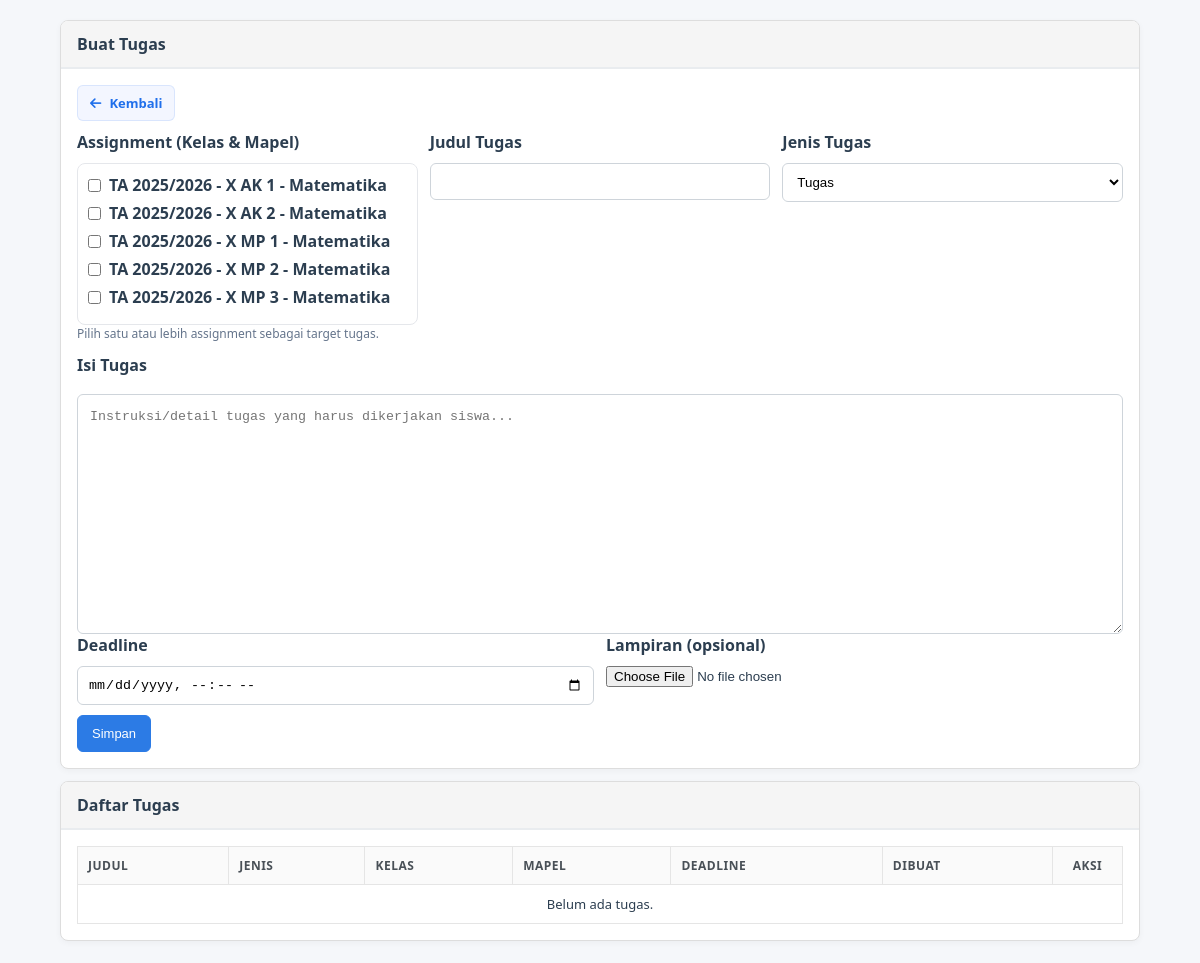
Screenshot of /guru/tugas/index.php (signed in) with the database file from the repository.
### tables this page shows
CREATE TABLE `assignment_guru` (
  `id` int(11) NOT NULL,
  `guru_id` int(11) NOT NULL,
  `mapel_id` int(11) NOT NULL,
  `kelas_id` int(11) NOT NULL,
  `tahun_ajaran_id` int(11) NOT NULL,
  `kkm` int(11) DEFAULT NULL,
  `created_at` timestamp NOT NULL DEFAULT current_timestamp(),
  `updated_at` timestamp NOT NULL DEFAULT current_timestamp() ON UPDATE current_timestamp()
);

CREATE TABLE `tahun_ajaran` (
  `id` int(11) NOT NULL,
  `nama_tahun_ajaran` varchar(20) NOT NULL,
  `semester` enum('1','2') NOT NULL DEFAULT '1',
  `tanggal_mulai` date NOT NULL,
  `tanggal_selesai` date NOT NULL,
  `is_active` tinyint(1) NOT NULL DEFAULT 0,
  `created_at` timestamp NOT NULL DEFAULT current_timestamp(),
  `updated_at` timestamp NOT NULL DEFAULT current_timestamp() ON UPDATE current_timestamp()
);

CREATE TABLE `kelas` (
  `id` int(11) NOT NULL,
  `tingkat` enum('X','XI','XII') NOT NULL,
  `jurusan_id` int(11) NOT NULL,
  `rombel` int(2) NOT NULL,
  `nama_kelas` varchar(50) NOT NULL,
  `wali_kelas_id` int(11) DEFAULT NULL,
  `created_at` timestamp NOT NULL DEFAULT current_timestamp(),
  `updated_at` timestamp NOT NULL DEFAULT current_timestamp() ON UPDATE current_timestamp()
);

CREATE TABLE `mata_pelajaran` (
  `id` int(11) NOT NULL,
  `kode_mapel` varchar(20) NOT NULL,
  `nama_mapel` varchar(100) NOT NULL,
  `kategori` enum('Umum','Produktif','Muatan Lokal') NOT NULL,
  `created_at` timestamp NOT NULL DEFAULT current_timestamp(),
  `updated_at` timestamp NOT NULL DEFAULT current_timestamp() ON UPDATE current_timestamp()
);

### config/database.php (called while the page is built, shortened)
<?php
$DB_HOST = '127.0.0.1';
$DB_USER = 'root';
$DB_PASS = '';
$DB_NAME = 'lms_kgb2';
$conn = mysqli_connect($DB_HOST, $DB_USER, $DB_PASS, $DB_NAME);
mysqli_set_charset($conn, 'utf8mb4');
function db() {
    global $conn;
    return $conn;
}
function query($sql) {
    $result = mysqli_query(db(), $sql);
    return $result;
}
function fetch_all($result) {
    return $result ? mysqli_fetch_all($result, MYSQLI_ASSOC) : [];
}
?>

### guru/tugas/index.php (the view, shortened to what this page needs)
<?php
require_once '../../config/database.php';
require_once '../../includes/functions.php';
$guru_id = (int)$_SESSION['user_id'];
$sql_assign = "
    SELECT ag.id AS assignment_id, k.nama_kelas, mp.nama_mapel, ta.nama_tahun_ajaran
    FROM assignment_guru ag
    JOIN kelas k ON ag.kelas_id = k.id
    JOIN mata_pelajaran mp ON ag.mapel_id = mp.id
    JOIN tahun_ajaran ta ON ag.tahun_ajaran_id = ta.id
    WHERE ag.guru_id = {$guru_id}
    ORDER BY ta.id DESC, k.nama_kelas, mp.nama_mapel
";
$assignments = fetch_all(query($sql_assign));
$sql_list = "
    SELECT t.id, t.judul_tugas, t.jenis_tugas, t.deadline, t.created_at,
           k.nama_kelas, mp.nama_mapel
    FROM tugas t
    JOIN assignment_guru ag ON t.assignment_id = ag.id
    JOIN kelas k ON ag.kelas_id = k.id
    JOIN mata_pelajaran mp ON ag.mapel_id = mp.id
    WHERE ag.guru_id = {$guru_id}
    ORDER BY t.created_at DESC
";
$tugas_list = fetch_all(query($sql_list));
$edit_row = null;
?><!DOCTYPE html>
<html lang="id">
<head>
    <link rel="stylesheet" href="../../assets/css/style.css">
</head>
<body>
<div class="container">
    <div class="card">
      <div class="card-header"><?php echo $edit_row? 'Edit Tugas' : 'Buat Tugas'; ?></div>
      <div class="card-body">
        <div style="margin-bottom:10px; display:flex; gap:8px; flex-wrap:wrap">
          <a href="../dashboard.php" class="btn back-btn" onclick="var href=this.getAttribute('href'); document.body.style.transition='opacity .22s'; document.body.style.opacity=0; setTimeout(function(){ if (history.length>1) { history.back(); } else { window.location=href; } },220); return false;"><i class="fas fa-arrow-left" aria-hidden="true"></i> Kembali</a>
        </div>
        <?php if ($edit_row): ?>
        <form method="post" enctype="multipart/form-data">
          <input type="hidden" name="update" value="1">
          <input type="hidden" name="tugas_id" value="<?php echo (int)$edit_row['id']; ?>">
          <div class="row">
            <div class="col">
              <label>Assignment (Info)</label>
              <input type="text" value="<?php echo htmlspecialchars(($edit_row['nama_kelas'].' - '.$edit_row['nama_mapel']) ?? ''); ?>" disabled />
            </div>
            <div class="col">
              <label>Judul Tugas</label>
              <input type="text" name="judul_tugas" value="<?php echo htmlspecialchars(($edit_row['judul_tugas']) ?? ''); ?>" required />
            </div>
            <div class="col">
              <label>Jenis Tugas</label>
              <select name="jenis_tugas" required>
                <?php $j = $edit_row['jenis_tugas'] ?? 'Tugas'; ?>
                <option value="Tugas" <?php echo $j==='Tugas'?'selected':''; ?>>Tugas</option>
                <option value="Quiz" <?php echo $j==='Quiz'?'selected':''; ?>>Quiz</option>
                <option value="UH" <?php echo $j==='UH'?'selected':''; ?>>Ulangan Harian</option>
              </select>
            </div>
          </div>
                    <tr>
                      <td><?php echo $i+1; ?></td>
                      <td><?php echo htmlspecialchars(($t['judul_tugas']) ?? ''); ?></td>
                      <td><?php echo htmlspecialchars(($t['nama_mapel']) ?? ''); ?></td>
                      <td><?php echo htmlspecialchars(($t['nama_kelas']) ?? ''); ?></td>
                      <td>
                        <a class="btn icon-btn" href="detail.php?tugas_id=<?php echo (int)$t['id']; ?>" title="Detail" aria-label="Detail">Detail</a>
                        <a class="btn icon-btn" href="index.php?edit_id=<?php echo (int)$t['id']; ?>" title="Edit" aria-label="Edit">Edit</a>
                      </td>
            <div class="col">
              <label>Lampiran (opsional)</label>
              <input type="file" name="lampiran" accept=".pdf,.doc,.docx,.ppt,.pptx,.xls,.xlsx,.zip" />
              <?php if (!empty($edit_row['file_path'])): ?>
                <div class="muted" style="margin-top:4px">File saat ini: <a href="../../assets/uploads/<?php echo htmlspecialchars(($edit_row['file_path']) ?? ''); ?>" target="_blank">Lihat</a></div>
              <?php endif; ?>
            </div>
          </div>
          <div style="margin-top:10px">
            <button class="btn" type="submit">Simpan Perubahan</button>
          </div>
        </form>
        <?php else: ?>
        <form method="post" enctype="multipart/form-data">
          <div class="row">
            <div class="col">
              <label>Assignment (Kelas & Mapel)</label>
              <div style="border:1px solid #e5e7eb;border-radius:8px;padding:10px;max-height:220px;overflow:auto">
                <?php foreach ($assignments as $a): ?>
                  <label style="display:flex;align-items:center;gap:8px;margin-bottom:6px">
                    <input type="checkbox" name="assignment_ids[]" value="<?php echo (int)$a['assignment_id']; ?>">
                    <span>TA <?php echo htmlspecialchars(($a['nama_tahun_ajaran']) ?? ''); ?> - <?php echo htmlspecialchars(($a['nama_kelas']) ?? ''); ?> - <?php echo htmlspecialchars(($a['nama_mapel']) ?? ''); ?></span>
                  </label>
                <?php endforeach; ?>
              </div>
              <div class="muted">Pilih satu atau lebih assignment sebagai target tugas.</div>
            </div>
            <div class="col">
              <label>Judul Tugas</label>
              <input type="text" name="judul_tugas" required />
            </div>
            <div class="col">
              <label>Jenis Tugas</label>
              <select name="jenis_tugas" required>
                <option value="Tugas">Tugas</option>
              </select>
            </div>
          </div>
                    <div>
            <label>Isi Tugas</label>
            <textarea name="isi_tugas" rows="8" placeholder="Instruksi/detail tugas yang harus dikerjakan siswa..."></textarea>
          </div>
          <div class="row">
            <div class="col">
              <label>Deadline</label>
              <input type="datetime-local" name="deadline" required />
            </div>
            <div class="col">
              <label>Lampiran (opsional)</label>
              <input type="file" name="lampiran" accept=".pdf,.doc,.docx,.ppt,.pptx,.xls,.xlsx,.zip" />
            </div>
          </div>
          <div style="margin-top:10px">
            <button class="btn" type="submit">Simpan</button>
          </div>
        </form>
        <?php endif; ?>
      </div>
    </div>
    <div class="card">
      <div class="card-header">Daftar Tugas</div>
      <div class="card-body">
        <table class="table">
          <thead>
            <tr>
              <th>Judul</th>
              <th>Jenis</th>
              <th>Kelas</th>
              <th>Mapel</th>
              <th>Deadline</th>
              <th>Dibuat</th>
              <th>Aksi</th>
            </tr>
          </thead>
          <tbody>
          <?php if (empty($tugas_list)): ?>
            <tr><td colspan="7">Belum ada tugas.</td></tr>
          <?php else: foreach ($tugas_list as $t): ?>
            <tr>
              <td><?php echo htmlspecialchars(($t['judul_tugas']) ?? ''); ?></td>
              <td><?php echo htmlspecialchars($t['jenis_tugas'] ?? 'Tugas'); ?></td>
              <td><?php echo htmlspecialchars(($t['nama_kelas']) ?? ''); ?></td>
              <td><?php echo htmlspecialchars(($t['nama_mapel']) ?? ''); ?></td>
              <td><?php echo htmlspecialchars(($t['deadline']) ?? ''); ?></td>
              <td><?php echo htmlspecialchars(($t['created_at']) ?? ''); ?></td>
              <td>
                <div style="display:flex; gap:8px; align-items:center; flex-wrap:wrap;">
                  <a class="btn" href="detail.php?tugas_id=<?php echo (int)$t['id']; ?>">Detail</a>
                  <a class="btn" href="index.php?edit_id=<?php echo (int)$t['id']; ?>">Edit</a>
                  <form method="post" onsubmit="return confirm('Hapus tugas ini? Pengumpulan terkait juga akan ikut terhapus.');" style="display:inline">
                    <input type="hidden" name="delete_id" value="<?php echo (int)$t['id']; ?>">
                    <button type="submit" class="btn" style="background:#dc2626;border-color:#dc2626" title="Delete"><i class="fas fa-trash" aria-hidden="true"></i></button>
                  </form>
                </div>
              </td>
            </tr>
          <?php endforeach; endif; ?>
          </tbody>
        </table>
      </div>
    </div>
</div>
</body>
</html>

### assets/css/style.css (style rules this page uses)
* { margin: 0; padding: 0; box-sizing: border-box; }
html, body { height: 100%; }
body { font-family: 'Segoe UI', Tahoma, Geneva, Verdana, sans-serif; background: #f5f7fa; color: #2c3e50; }
html, body { -webkit-text-size-adjust: 100%; -ms-text-size-adjust: 100%; }
.card { background: #fff; border-radius: 6px; box-shadow: 0 1px 3px rgba(0,0,0,0.06); margin-bottom: 20px; overflow: hidden; }
.card-header { background: #fff; color: #2c3e50; padding: 18px 22px; border-bottom: 2px solid #e9ecef; }
.card-body { padding: 22px; }
.btn { padding: 9px 18px; border: none; border-radius: 5px; cursor: pointer; text-decoration: none; display: inline-block; font-size: 13px; transition: all 0.2s ease; font-weight: 500; }
img, .card, .slide img { max-width: 100%; height: auto; }
table { width: 100%; border-collapse: collapse; }
table thead { background: #f8f9fa; color: #2c3e50; }
table th { padding: 13px 15px; text-align: left; font-weight: 600; font-size: 12px; text-transform: uppercase; letter-spacing: 0.5px; color: #495057; }
table tbody tr { border-bottom: 1px solid #e9ecef; transition: background 0.15s ease; }
table td { padding: 13px 15px; font-size: 13px; }
.icon-btn, .action-btn, .table .actions .btn, .table td:last-child .btn { display: inline-block !important; width: 36px !important; height: 36px !important; padding: 0 !important; margin: 0 !important; border-radius: 8px !important; text-indent: -9999px !important; overflow: hidden !important; position: relative !important; background: transparent !important; border: none !important; }
.icon-btn::before, .action-btn::before, .table .actions .btn::before { content: ''; position: absolute; inset: 0; display: grid; place-items: center; background-repeat: no-repeat; background-position: center; background-size: 18px 18px; }
.icon-btn::before, .action-btn::before { filter: none; }
.back-btn, a.btn-back, a.back, .btn-back, button.back { display: inline-flex !important; align-items: center !important; gap: 8px !important; padding: 8px 12px !important; border-radius: 6px !important; background: #f3f6ff !important; color: #1f6feb !important; border: 1px solid rgba(31,111,235,0.12) !important; text-decoration: none !important; font-weight: 600 !important; transition: transform .12s ease, opacity .12s ease !important; }
.back-btn::before, a.btn-back::before, a.back::before, .btn-back::before, button.back::before { content: none !important; display: none !important; }
.header, .page-header, .header-bar, .card-header { display: flex; align-items: center; justify-content: space-between; gap: 12px; }
.back-btn { text-indent: 0 !important; overflow: visible !important; width: auto !important; }
.back-btn, .back-btn * { text-indent: 0 !important; white-space: nowrap !important; }
.back-btn i, a.btn-back i, a.back i, .btn-back i, button.back i { color: inherit !important; }
.table th:last-child, .table td:last-child { width: 70px; text-align: center; }
.table td:last-child { vertical-align: middle; }

### guru/tugas/index.php (style rules this page uses)
.container { max-width:1100px;margin:10px auto;padding:10px }
.card { background:#fff;border:1px solid #ddd;border-radius:8px;margin-bottom:12px;overflow:hidden;box-shadow:0 2px 6px rgba(0,0,0,.04) }
.card-header { padding:12px 16px;background:#f5f5f5;font-weight:600 }
.card-body { padding:16px }
.row { display:flex;gap:12px;flex-wrap:wrap }
.row .col { flex:1 1 280px }
label { display:block;margin-bottom:10px;font-weight:600 }
input[type=text],input[type=datetime-local],select,textarea { width:100%;padding:10px;border:1px solid #ced4da;border-radius:6px;background:#fff;box-sizing:border-box }
textarea { min-height:240px;padding:12px;line-height:1.5 }
textarea[name=isi_tugas] { margin-top:8px }
.row + div { margin-top:12px }
.btn { display:inline-block;padding:10px 14px;border-radius:6px;border:1px solid #2c7be5;background:#2c7be5;color:#fff;cursor:pointer;text-decoration:none }
.table { width:100%;border-collapse:collapse }
.table th,.table td { border:1px solid #e5e5e5;padding:10px }
.table th { background:#fafafa;text-align:left }
.muted { color:#64748b;font-size:12px }

### rows the page displays
assignment_guru: tahun_ajaran.nama_tahun_ajaran "2025/2026", kelas.nama_kelas "X AK 1", mapel.nama_mapel "Matematika"
assignment_guru: tahun_ajaran.nama_tahun_ajaran "2025/2026", kelas.nama_kelas "X AK 2", mapel.nama_mapel "Matematika"
assignment_guru: tahun_ajaran.nama_tahun_ajaran "2025/2026", kelas.nama_kelas "X MP 1", mapel.nama_mapel "Matematika"
assignment_guru: tahun_ajaran.nama_tahun_ajaran "2025/2026", kelas.nama_kelas "X MP 2", mapel.nama_mapel "Matematika"
assignment_guru: tahun_ajaran.nama_tahun_ajaran "2025/2026", kelas.nama_kelas "X MP 3", mapel.nama_mapel "Matematika"
